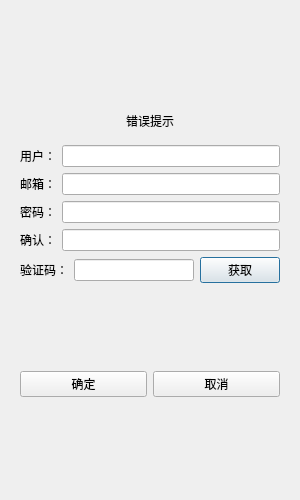
<?xml version="1.0" encoding="UTF-8"?>
<ui version="4.0">
 <class>RegisterDialog</class>
 <widget class="QDialog" name="RegisterDialog">
  <property name="geometry">
   <rect>
    <x>0</x>
    <y>0</y>
    <width>300</width>
    <height>500</height>
   </rect>
  </property>
  <property name="minimumSize">
   <size>
    <width>300</width>
    <height>500</height>
   </size>
  </property>
  <property name="maximumSize">
   <size>
    <width>300</width>
    <height>500</height>
   </size>
  </property>
  <property name="windowTitle">
   <string>Dialog</string>
  </property>
  <layout class="QVBoxLayout" name="verticalLayout_2">
   <item>
    <layout class="QVBoxLayout" name="verticalLayout">
     <item>
      <widget class="QStackedWidget" name="stackedWidget">
       <widget class="QWidget" name="page_3">
        <layout class="QVBoxLayout" name="verticalLayout_3">
         <item>
          <spacer name="verticalSpacer">
           <property name="orientation">
            <enum>Qt::Vertical</enum>
           </property>
           <property name="sizeHint" stdset="0">
            <size>
             <width>20</width>
             <height>40</height>
            </size>
           </property>
          </spacer>
         </item>
         <item>
          <widget class="QWidget" name="widget" native="true">
           <layout class="QVBoxLayout" name="verticalLayout_4">
            <item>
             <widget class="QLabel" name="err_tip">
              <property name="text">
               <string>错误提示</string>
              </property>
              <property name="alignment">
               <set>Qt::AlignCenter</set>
              </property>
             </widget>
            </item>
           </layout>
          </widget>
         </item>
         <item>
          <layout class="QHBoxLayout" name="horizontalLayout">
           <item>
            <widget class="QLabel" name="label">
             <property name="text">
              <string>用户：</string>
             </property>
            </widget>
           </item>
           <item>
            <widget class="QLineEdit" name="lineEdit"/>
           </item>
          </layout>
         </item>
         <item>
          <layout class="QHBoxLayout" name="horizontalLayout_2">
           <item>
            <widget class="QLabel" name="label_2">
             <property name="text">
              <string>邮箱：</string>
             </property>
            </widget>
           </item>
           <item>
            <widget class="QLineEdit" name="email_edit"/>
           </item>
          </layout>
         </item>
         <item>
          <layout class="QHBoxLayout" name="horizontalLayout_3">
           <item>
            <widget class="QLabel" name="label_3">
             <property name="text">
              <string>密码：</string>
             </property>
            </widget>
           </item>
           <item>
            <widget class="QLineEdit" name="lineEdit_Passwd"/>
           </item>
          </layout>
         </item>
         <item>
          <layout class="QHBoxLayout" name="horizontalLayout_4">
           <item>
            <widget class="QLabel" name="label_4">
             <property name="text">
              <string>确认：</string>
             </property>
            </widget>
           </item>
           <item>
            <widget class="QLineEdit" name="lineEdit_Confirm"/>
           </item>
          </layout>
         </item>
         <item>
          <layout class="QHBoxLayout" name="horizontalLayout_5">
           <item>
            <widget class="QLabel" name="label_5">
             <property name="text">
              <string>验证码：</string>
             </property>
            </widget>
           </item>
           <item>
            <widget class="QLineEdit" name="lineEdit_5"/>
           </item>
           <item>
            <widget class="QPushButton" name="get_code">
             <property name="text">
              <string>获取</string>
             </property>
            </widget>
           </item>
          </layout>
         </item>
         <item>
          <spacer name="verticalSpacer_2">
           <property name="orientation">
            <enum>Qt::Vertical</enum>
           </property>
           <property name="sizeHint" stdset="0">
            <size>
             <width>20</width>
             <height>40</height>
            </size>
           </property>
          </spacer>
         </item>
         <item>
          <layout class="QHBoxLayout" name="horizontalLayout_6">
           <item>
            <widget class="QPushButton" name="pushButton_2">
             <property name="text">
              <string>确定</string>
             </property>
            </widget>
           </item>
           <item>
            <widget class="QPushButton" name="pushButton_3">
             <property name="text">
              <string>取消</string>
             </property>
            </widget>
           </item>
          </layout>
         </item>
         <item>
          <spacer name="verticalSpacer_3">
           <property name="orientation">
            <enum>Qt::Vertical</enum>
           </property>
           <property name="sizeHint" stdset="0">
            <size>
             <width>20</width>
             <height>40</height>
            </size>
           </property>
          </spacer>
         </item>
        </layout>
       </widget>
       <widget class="QWidget" name="page_4"/>
      </widget>
     </item>
    </layout>
   </item>
  </layout>
 </widget>
 <resources/>
 <connections/>
</ui>
